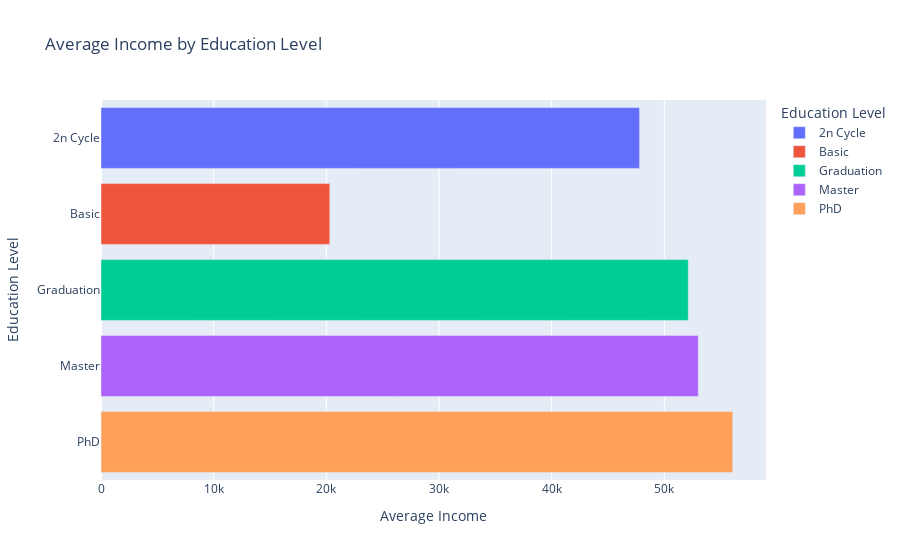

The notebook cell saved with this chart:
### Markdown cell above
#### Data Visualizations

### Code cell
education_income = df.groupby('Education')['Income'].mean().reset_index()

fig = px.bar(education_income, y='Education', x='Income',
            title='Average Income by Education Level', 
            labels={'Education': 'Education Level', 'Income': 'Average Income'}, orientation='h', color='Education')


fig.show()

### Figure 1 — Plotly figure (JSON) as saved in the notebook; plotly's stock layout.template omitted (floating-point values rounded to 4 significant figures)
{"data": [{"alignmentgroup": "True", "hovertemplate": "Education Level=%{y}<br>Average Income=%{x}<extra></extra>", "legendgroup": "2n Cycle", "marker": {"color": "#636efa", "pattern": {"shape": ""}}, "name": "2n Cycle", "offsetgroup": "2n Cycle", "orientation": "h", "showlegend": true, "textposition": "auto", "type": "bar", "x": [47800.0], "xaxis": "x", "y": ["2n Cycle"], "yaxis": "y"}, {"alignmentgroup": "True", "hovertemplate": "Education Level=%{y}<br>Average Income=%{x}<extra></extra>", "legendgroup": "Basic", "marker": {"color": "#EF553B", "pattern": {"shape": ""}}, "name": "Basic", "offsetgroup": "Basic", "orientation": "h", "showlegend": true, "textposition": "auto", "type": "bar", "x": [20310.0], "xaxis": "x", "y": ["Basic"], "yaxis": "y"}, {"alignmentgroup": "True", "hovertemplate": "Education Level=%{y}<br>Average Income=%{x}<extra></extra>", "legendgroup": "Graduation", "marker": {"color": "#00cc96", "pattern": {"shape": ""}}, "name": "Graduation", "offsetgroup": "Graduation", "orientation": "h", "showlegend": true, "textposition": "auto", "type": "bar", "x": [52130.0], "xaxis": "x", "y": ["Graduation"], "yaxis": "y"}, {"alignmentgroup": "True", "hovertemplate": "Education Level=%{y}<br>Average Income=%{x}<extra></extra>", "legendgroup": "Master", "marker": {"color": "#ab63fa", "pattern": {"shape": ""}}, "name": "Master", "offsetgroup": "Master", "orientation": "h", "showlegend": true, "textposition": "auto", "type": "bar", "x": [53010.0], "xaxis": "x", "y": ["Master"], "yaxis": "y"}, {"alignmentgroup": "True", "hovertemplate": "Education Level=%{y}<br>Average Income=%{x}<extra></extra>", "legendgroup": "PhD", "marker": {"color": "#FFA15A", "pattern": {"shape": ""}}, "name": "PhD", "offsetgroup": "PhD", "orientation": "h", "showlegend": true, "textposition": "auto", "type": "bar", "x": [56070.0], "xaxis": "x", "y": ["PhD"], "yaxis": "y"}], "layout": {"barmode": "relative", "legend": {"title": {"text": "Education Level"}, "tracegroupgap": 0}, "title": {"text": "Average Income by Education Level"}, "xaxis": {"anchor": "y", "domain": [0, 1], "title": {"text": "Average Income"}}, "yaxis": {"anchor": "x", "categoryarray": ["PhD", "Master", "Graduation", "Basic", "2n Cycle"], "categoryorder": "array", "domain": [0, 1], "title": {"text": "Education Level"}}}}
